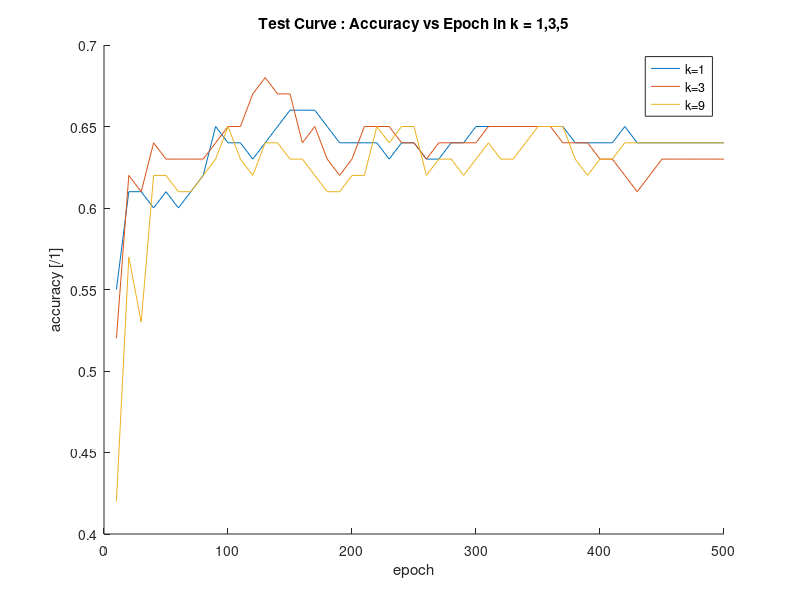

Here is the MATLAB script that generated this plot:



% Test curve for k=1,3,5 with epochs:25->500

%k = 1
epoch = [10,20,30,40,50,60,70,80,90,100,110,120,130,140,150,160,170,180,190,200,210,220,230,240,250,260,270,280,290,300,310,320,330,340,350,360,370,380,390,400,410,420,430,440,450,460,470,480,490,500];
acck1 = [0.55,0.61,0.61,0.6,0.61,0.6,0.61,0.62,0.65,0.64,0.64,0.63,0.64,0.65,0.66,0.66,0.66,0.65,0.64,0.64,0.64,0.64,0.63,0.64,0.64,0.63,0.63,0.64,0.64,0.65,0.65,0.65,0.65,0.65,0.65,0.65,0.65,0.64,0.64,0.64,0.64,0.65,0.64,0.64,0.64,0.64,0.64,0.64,0.64,0.64];
acck3 = [0.52,0.62,0.61,0.64,0.63,0.63,0.63,0.63,0.64,0.65,0.65,0.67,0.68,0.67,0.67,0.64,0.65,0.63,0.62,0.63,0.65,0.65,0.65,0.64,0.64,0.63,0.64,0.64,0.64,0.64,0.65,0.65,0.65,0.65,0.65,0.65,0.64,0.64,0.64,0.63,0.63,0.62,0.61,0.62,0.63,0.63,0.63,0.63,0.63,0.63];
acck5 = [0.51,0.6,0.6,0.59,0.61,0.6,0.61,0.62,0.62,0.65,0.64,0.65,0.64,0.65,0.64,0.61,0.6,0.6,0.58,0.58,0.64,0.64,0.63,0.62,0.61,0.6,0.61,0.61,0.61,0.61,0.64,0.63,0.63,0.64,0.64,0.64,0.64,0.64,0.64,0.65,0.64,0.63,0.63,0.63,0.62,0.62,0.62,0.62,0.62,0.62];
acck7 = [0.44,0.61,0.61,0.61,0.61,0.59,0.59,0.59,0.63,0.64,0.63,0.63,0.63,0.64,0.63,0.63,0.63,0.64,0.63,0.63,0.64,0.65,0.64,0.63,0.63,0.61,0.62,0.62,0.63,0.64,0.63,0.62,0.62,0.62,0.62,0.63,0.62,0.62,0.63,0.64,0.65,0.65,0.64,0.64,0.64,0.64,0.64,0.64,0.64,0.64];
acck9 = [0.42,0.57,0.53,0.62,0.62,0.61,0.61,0.62,0.63,0.65,0.63,0.62,0.64,0.64,0.63,0.63,0.62,0.61,0.61,0.62,0.62,0.65,0.64,0.65,0.65,0.62,0.63,0.63,0.62,0.63,0.64,0.63,0.63,0.64,0.65,0.65,0.65,0.63,0.62,0.63,0.63,0.64,0.64,0.64,0.64,0.64,0.64,0.64,0.64,0.64];
hold on;

xlabel('epoch');
ylabel('accuracy [/1]');
plot(epoch,acck1);
plot(epoch,acck3);
%plot(epoch,acck5);
%plot(epoch,acck7);

plot(epoch,acck9);
title('Test Curve : Accuracy vs Epoch in k = 1,3,5');
legend('k=1','k=3','k=9');
hold off;


%Training Curve acc vs k{1,3,5,7,9} with epoch = 500 (all data)
%{
k=[1,3,5,7,9];
acc=[1,0.6644,0.63,0.61667,0.6066667];
hold on;
xlabel("k");
ylabel("Accuracy");
title('Test Curve: Accuracy vs K [Epoch = All traning dataset]');
plot(k,acc);
hold off;
%}
